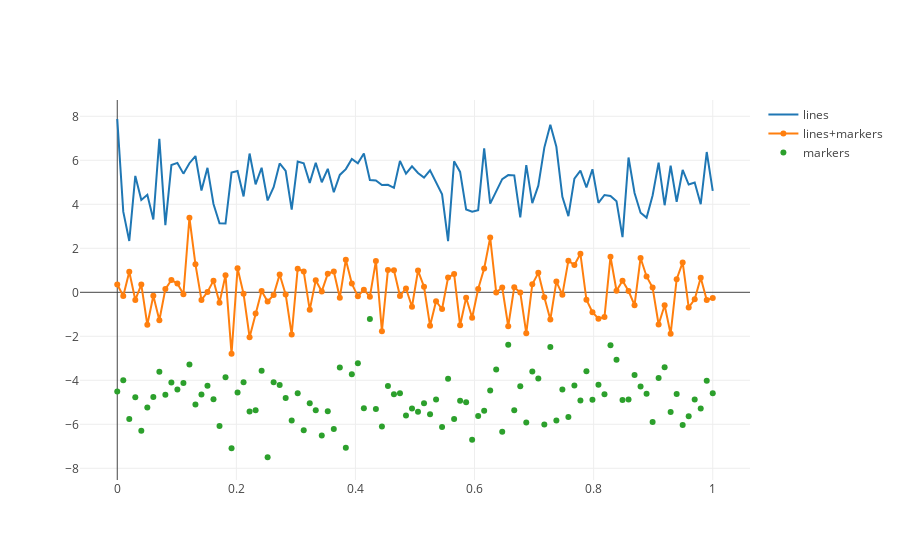

Notebook code for this chart:
### Code cell
import plotly.graph_objs as go
import plotly as ply
ply.offline.init_notebook_mode(connected=True)
import numpy as np
N = 100
random_x = np.linspace(0, 1, N)
random_y0 = np.random.randn(N)+5
random_y1 = np.random.randn(N)
random_y2 = np.random.randn(N)-5
# Create traces
trace0 = go.Scatter(
x = random_x,
y = random_y0,
mode = 'lines',
name = 'lines'
)
trace1 = go.Scatter(
x = random_x,
y = random_y1,
mode = 'lines+markers',
name = 'lines+markers'
)
trace2 = go.Scatter(
x = random_x,
y = random_y2,
mode = 'markers',
name = 'markers'
)
data = [trace0, trace1, trace2]
print(ply.__version__)
ply.offline.iplot(data)
